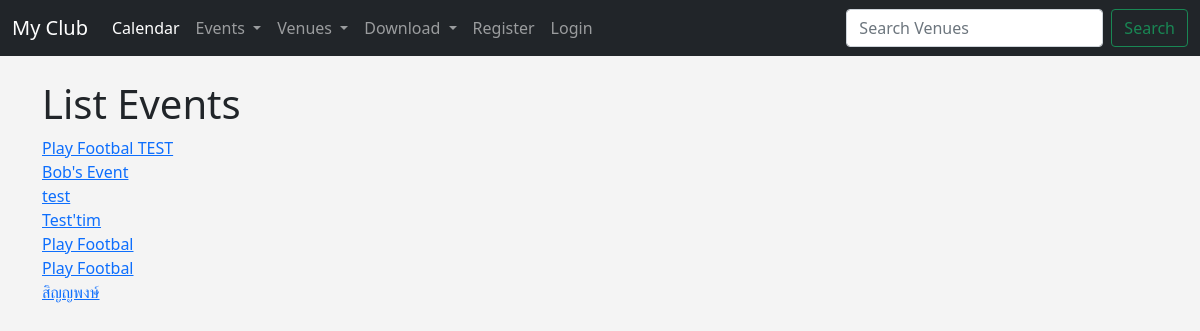
Screenshot of /venue_events/2 with the database file from the repository.
### events/models.py (models this page shows, shortened)
class Event(models.Model):
    name = models.CharField('Event Name', max_length=120)
    event_date = models.DateTimeField('Event Date')
    venue = models.ForeignKey(Venue, blank=True, null=True, on_delete=models.CASCADE)
    manager = models.ForeignKey(User, blank=True, null=True, on_delete=models.SET_NULL)
    description = models.TextField(blank=True)
    attendees = models.ManyToManyField(MyClubUser, blank=True)
    aprroved = models.BooleanField('Aprroved',default=False)
    def __str__(self):
        return self.name

### events/views.py (the view)
# urls.py: path('venue_events/<venue_id>',views.venue_events, name="venue-event"),
def venue_events(request, venue_id):
    venue = Venue.objects.get(id=venue_id)
    events = venue.event_set.all()
    if events:
        return render(request, 'events/venue_event.html',{
            'events':events,
        })
    else:
        messages.success(request, "That Venue Has No Events!")
        return redirect('admin_approval')

### events/templates/events/venue_event.html
{% extends 'events/base.html' %}
{% block content %}
    <h1>List Events</h1>
    {% for event in events %}
        <a href="{% url 'show-event' event.id %}">{{event}}</a> <br>
    {% endfor %}
{% endblock content %}

### events/templates/events/base.html (style rules this page uses)
body { background: #f4f4f4; }

### rows the page displays
Event: name "Play Footbal TEST"
Event: name "Bob's Event"
Event: name "test"
Event: name "Test'tim"
Event: name "Play Footbal"
Event: name "Play Footbal"
Event: name "สิญญพงษ์"
